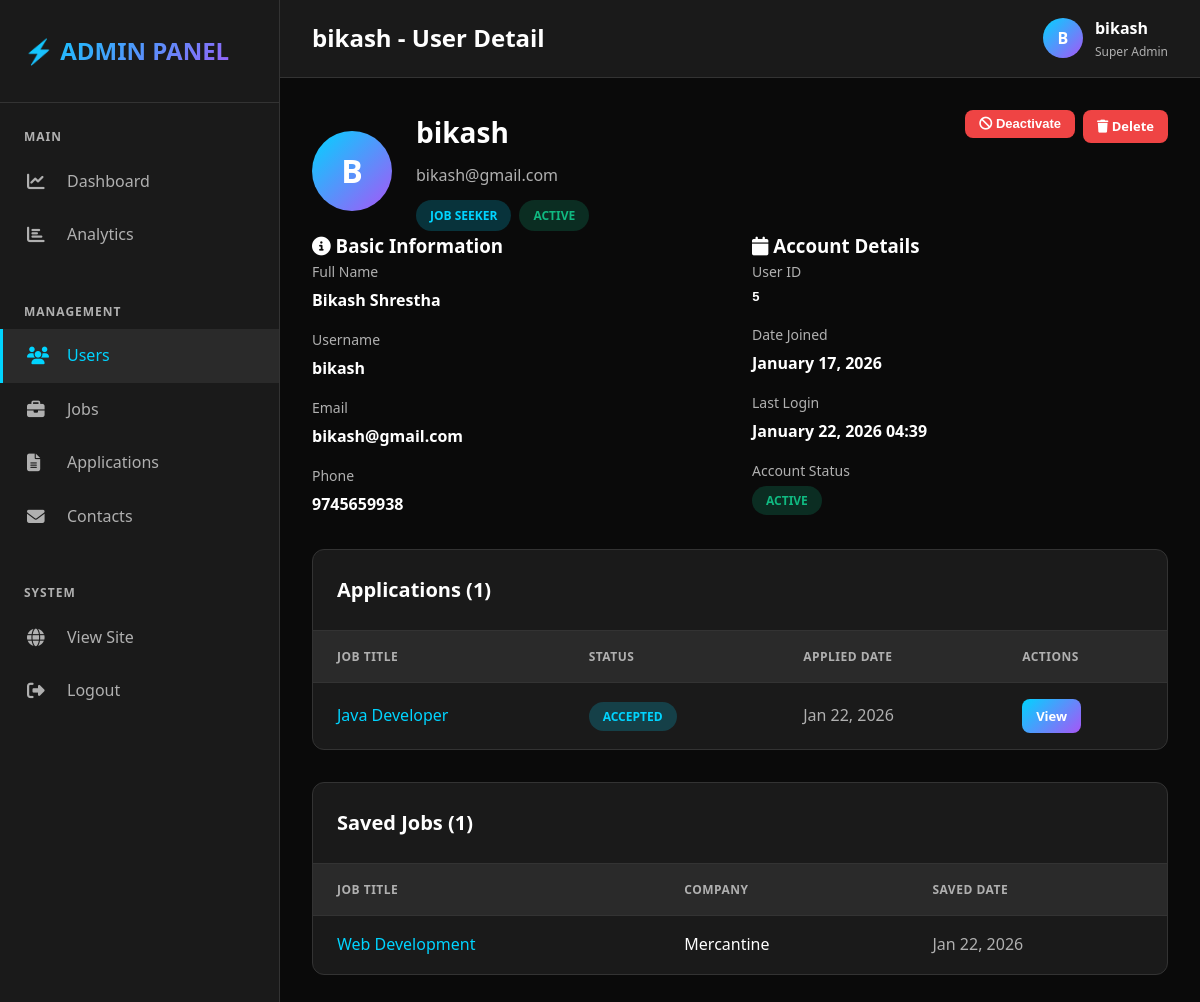
/admin-panel/users/5/ (signed in), run on the app's committed database.
### jobs/models.py (models this page shows, shortened)
class UserProfile(models.Model):
    USER_TYPES = (
        ('seeker', 'Job Seeker'),
        ('employer', 'Employer'),
    )
    user = models.OneToOneField(User, on_delete=models.CASCADE, related_name='profile')
    user_type = models.CharField(max_length=10, choices=USER_TYPES)
    phone = models.CharField(max_length=15, blank=True)
    location = models.CharField(max_length=100, blank=True)
    bio = models.TextField(blank=True)
    profile_picture = models.ImageField(upload_to='profiles/', blank=True, null=True)
    resume = models.FileField(upload_to='resumes/', blank=True, null=True)
    skills = models.TextField(blank=True, help_text="Comma separated skills")
    experience_years = models.IntegerField(default=0)
    education = models.TextField(blank=True)
    company_name = models.CharField(max_length=200, blank=True)
    company_website = models.URLField(blank=True)
    company_logo = models.ImageField(upload_to='company_logos/', blank=True, null=True)
    company_description = models.TextField(blank=True)
    created_at = models.DateTimeField(auto_now_add=True)
    updated_at = models.DateTimeField(auto_now=True)

class Application(models.Model):
    STATUS_CHOICES = (
        ('pending', 'Pending'),
        ('reviewed', 'Reviewed'),
        ('shortlisted', 'Shortlisted'),
        ('rejected', 'Rejected'),
        ('accepted', 'Accepted'),
    )
    job = models.ForeignKey(Job, on_delete=models.CASCADE, related_name='applications')
    applicant = models.ForeignKey(User, on_delete=models.CASCADE, related_name='applications')
    resume = models.FileField(upload_to='application_resumes/')
    cover_letter = models.TextField()
    contact_email = models.EmailField()
    contact_phone = models.CharField(max_length=15)
    status = models.CharField(max_length=20, choices=STATUS_CHOICES, default='pending')
    applied_date = models.DateTimeField(auto_now_add=True)
    updated_at = models.DateTimeField(auto_now=True)
    class Meta:
        ordering = ['-applied_date']
        unique_together = ['job', 'applicant']

class Job(models.Model):
    JOB_TYPES = (
        ('full-time', 'Full Time'),
        ('part-time', 'Part Time'),
        ('contract', 'Contract'),
        ('internship', 'Internship'),
        ('remote', 'Remote'),
    )
    CATEGORIES = (
        ('it', 'IT & Software'),
        ('business', 'Business'),
        ('finance', 'Finance'),
        ('marketing', 'Marketing'),
        ('sales', 'Sales'),
        ('healthcare', 'Healthcare'),
        ('education', 'Education'),
        ('engineering', 'Engineering'),
        ('other', 'Other'),
    )
    employer = models.ForeignKey(User, on_delete=models.CASCADE, related_name='jobs_posted')
    title = models.CharField(max_length=200)
    company_name = models.CharField(max_length=200)
    company_logo = models.ImageField(upload_to='job_logos/', blank=True, null=True)
    description = models.TextField()
    responsibilities = models.TextField()
    requirements = models.TextField()
    category = models.CharField(max_length=50, choices=CATEGORIES)
    job_type = models.CharField(max_length=20, choices=JOB_TYPES)
    location = models.CharField(max_length=100)
    salary_min = models.DecimalField(max_digits=10, decimal_places=2, blank=True, null=True)
    salary_max = models.DecimalField(max_digits=10, decimal_places=2, blank=True, null=True)
    experience_required = models.IntegerField(default=0, help_text="Years of experience")
    skills_required = models.TextField(help_text="Comma separated skills")
    is_active = models.BooleanField(default=True)
    posted_date = models.DateTimeField(default=timezone.now)
    deadline = models.DateField(blank=True, null=True)
    created_at = models.DateTimeField(auto_now_add=True)
    updated_at = models.DateTimeField(auto_now=True)
    class Meta:
        ordering = ['-posted_date']

class SavedJob(models.Model):
    user = models.ForeignKey(User, on_delete=models.CASCADE, related_name='saved_jobs')
    job = models.ForeignKey(Job, on_delete=models.CASCADE, related_name='saved_by')
    saved_date = models.DateTimeField(auto_now_add=True)
    class Meta:
        unique_together = ['user', 'job']

### admin_panel/views.py (the view)
    def wrap(request, *args, **kwargs):
        if not request.user.is_superuser:
            return HttpResponseForbidden("Access denied. Admin only.")
        return function(request, *args, **kwargs)

### admin_panel/templates/user_detail.html (shortened to what this page needs)
{% extends 'admin_layout.html' %}
{% block page_title %}{{ user.username }} - User Detail{% endblock %}
{% block content %}
<div class="card">
    <div style="display: flex; justify-content: space-between; align-items: start;">
        <div style="display: flex; gap: 1.5rem; align-items: center;">
            <div class="user-avatar" style="width: 80px; height: 80px; font-size: 2rem;">
                {{ user.username.0|upper }}
            </div>
            <div>
                <h2 style="margin: 0; font-size: 1.75rem;">{{ user.username }}</h2>
                <div style="color: var(--text-secondary); margin-top: 0.5rem;">
                    {{ user.email }}
                </div>
                <div style="margin-top: 0.75rem; display: flex; gap: 0.5rem;">
                    <span class="badge {% if profile.user_type == 'seeker' %}badge-blue{% else %}badge-green{% endif %}">
                        {{ profile.get_user_type_display }}
                    </span>
                    {% if user.is_active %}
                        <span class="badge badge-green">Active</span>
                    {% else %}
                        <span class="badge badge-red">Inactive</span>
                    {% endif %}
                </div>
            </div>
        </div>
        <div style="display: flex; gap: 0.5rem;">
            <form method="post" action="{% url 'admin_panel:toggle_user_status' user.id %}" style="display: inline;">
                <button type="submit" class="btn btn-small {% if user.is_active %}btn-danger{% else %}btn-success{% endif %}">
                    <i class="fas fa-{% if user.is_active %}ban{% else %}check{% endif %}"></i>
                    {% if user.is_active %}Deactivate{% else %}Activate{% endif %}
                </button>
            </form>
            <a href="{% url 'admin_panel:delete_user' user.id %}" class="btn btn-small btn-danger">
                <i class="fas fa-trash"></i> Delete
            </a>
        </div>
    </div>
</div>
<div style="display: grid; grid-template-columns: repeat(auto-fit, minmax(300px, 1fr)); gap: 1.5rem; margin-bottom: 2rem;">
    <div class="card">
        <div class="card-header">
            <h3 class="card-title"><i class="fas fa-info-circle"></i> Basic Information</h3>
        </div>
        <div class="card-body">
            <div style="display: grid; gap: 1rem;">
                <div>
                    <div style="color: var(--text-secondary); font-size: 0.875rem; margin-bottom: 0.25rem;">Full Name</div>
                    <div style="font-weight: 600;">{{ user.get_full_name|default:"Not provided" }}</div>
                </div>
                <div>
                    <div style="color: var(--text-secondary); font-size: 0.875rem; margin-bottom: 0.25rem;">Username</div>
                    <div style="font-weight: 600;">{{ user.username }}</div>
                </div>
                <div>
                    <div style="color: var(--text-secondary); font-size: 0.875rem; margin-bottom: 0.25rem;">Email</div>
                    <div style="font-weight: 600;">{{ user.email }}</div>
                </div>
                <div>
                    <div style="color: var(--text-secondary); font-size: 0.875rem; margin-bottom: 0.25rem;">Phone</div>
                    <div style="font-weight: 600;">{{ profile.phone|default:"Not provided" }}</div>
                </div>
            </div>
        </div>
    </div>
    <div class="card">
        <div class="card-header">
            <h3 class="card-title"><i class="fas fa-calendar"></i> Account Details</h3>
        </div>
        <div class="card-body">
            <div style="display: grid; gap: 1rem;">
                <div>
                    <div style="color: var(--text-secondary); font-size: 0.875rem; margin-bottom: 0.25rem;">User ID</div>
                    <div style="font-weight: 600; font-family: monospace;">{{ user.id }}</div>
                </div>
                <div>
                    <div style="color: var(--text-secondary); font-size: 0.875rem; margin-bottom: 0.25rem;">Date Joined</div>
                    <div style="font-weight: 600;">{{ user.date_joined|date:"F d, Y" }}</div>
                </div>
                <div>
                    <div style="color: var(--text-secondary); font-size: 0.875rem; margin-bottom: 0.25rem;">Last Login</div>
                    <div style="font-weight: 600;">{{ user.last_login|date:"F d, Y H:i"|default:"Never" }}</div>
                </div>
                <div>
                    <div style="color: var(--text-secondary); font-size: 0.875rem; margin-bottom: 0.25rem;">Account Status</div>
                    <div>
                        {% if user.is_active %}
                            <span class="badge badge-green">Active</span>
                        {% else %}
                            <span class="badge badge-red">Inactive</span>
                        {% endif %}
                    </div>
                </div>
            </div>
        </div>
    </div>
</div>
{% if profile.user_type == 'seeker' %}
<div class="table-container">
    <div class="table-header">
        <h3 class="table-title">Applications ({{ applications.count }})</h3>
    </div>
    <table>
        <thead>
            <tr>
                <th>Job Title</th>
                <th>Status</th>
                <th>Applied Date</th>
                <th>Actions</th>
            </tr>
        </thead>
        <tbody>
            {% for app in applications %}
            <tr>
                <td>
                    <a href="{% url 'admin_panel:job_detail' app.job.id %}" style="color: var(--accent-blue); text-decoration: none;">
                        {{ app.job.title }}
                    </a>
                </td>
                <td>
                    <span class="badge
                        {% if app.status == 'pending' %}badge-orange
                        {% elif app.status == 'shortlisted' %}badge-green
                        {% elif app.status == 'rejected' %}badge-red
                        {% else %}badge-blue{% endif %}">
                        {{ app.get_status_display }}
                    </span>
                </td>
                <td style="color: var(--text-secondary);">{{ app.applied_date|date:"M d, Y" }}</td>
                <td>
                    <a href="{% url 'admin_panel:application_detail' app.id %}" class="btn btn-small btn-primary">View</a>
                </td>
            </tr>
            {% empty %}
            <tr>
                <td colspan="4" style="text-align: center; color: var(--text-secondary); padding: 2rem;">No applications yet</td>
            </tr>
            {% endfor %}
        </tbody>
    </table>
</div>
<div class="table-container">
    <div class="table-header">
        <h3 class="table-title">Saved Jobs ({{ saved_jobs.count }})</h3>
    </div>
    <table>
        <thead>
            <tr>
                <th>Job Title</th>
                <th>Company</th>
                <th>Saved Date</th>
            </tr>
        </thead>
        <tbody>
            {% for saved in saved_jobs %}
            <tr>
                <td>
                    <a href="{% url 'admin_panel:job_detail' saved.job.id %}" style="color: var(--accent-blue); text-decoration: none;">
                        {{ saved.job.title }}
                    </a>
                </td>
                <td>{{ saved.job.company_name }}</td>
                <td style="color: var(--text-secondary);">{{ saved.saved_date|date:"M d, Y" }}</td>
            </tr>
            {% empty %}
            <tr>
                <td colspan="3" style="text-align: center; color: var(--text-secondary); padding: 2rem;">No saved jobs yet</td>
            </tr>
            {% endfor %}
        </tbody>
    </table>
</div>
{% endif %}
{% endblock %}

### admin_panel/templates/admin_layout.html (shortened to what this page needs)
<!DOCTYPE html>
<html lang="en">
  <head>
    <link
      rel="stylesheet"
      href="https://cdnjs.cloudflare.com/ajax/libs/font-awesome/6.4.0/css/all.min.css"
    />
    {% load static %}
    <link rel="stylesheet" href="{% static 'css/base.css' %}" />
  </head>
  <body>
    <aside class="sidebar">
      <div class="sidebar-header">
        <div class="sidebar-logo">⚡ ADMIN PANEL</div>
      </div>
      <nav class="sidebar-menu">
        <div class="menu-section">
          <div class="menu-section-title">Main</div>
          <a
            href="{% url 'admin_panel:dashboard' %}"
            class="menu-item {% if request.resolver_match.url_name == 'dashboard' %}active{% endif %}"
          >
            <i class="fas fa-chart-line"></i>
            <span>Dashboard</span>
          </a>
          <a
            href="{% url 'admin_panel:analytics' %}"
            class="menu-item {% if request.resolver_match.url_name == 'analytics' %}active{% endif %}"
          >
            <i class="fas fa-chart-bar"></i>
            <span>Analytics</span>
          </a>
        </div>
        <div class="menu-section">
          <div class="menu-section-title">Management</div>
          <a
            href="{% url 'admin_panel:manage_users' %}"
            class="menu-item {% if 'users' in request.path %}active{% endif %}"
          >
            <i class="fas fa-users"></i>
            <span>Users</span>
          </a>
          <a
            href="{% url 'admin_panel:manage_jobs' %}"
            class="menu-item {% if 'jobs' in request.path and 'admin_panel' in request.path %}active{% endif %}"
          >
            <i class="fas fa-briefcase"></i>
            <span>Jobs</span>
          </a>
          <a
            href="{% url 'admin_panel:manage_applications' %}"
            class="menu-item {% if 'applications' in request.path %}active{% endif %}"
          >
            <i class="fas fa-file-alt"></i>
            <span>Applications</span>
          </a>
          <a
            href="{% url 'admin_panel:manage_contacts' %}"
            class="menu-item {% if 'contacts' in request.path %}active{% endif %}"
          >
            <i class="fas fa-envelope"></i>
            <span>Contacts</span>
          </a>
        </div>
        <div class="menu-section">
          <div class="menu-section-title">System</div>
          <a href="{% url 'jobs:home' %}" class="menu-item">
            <i class="fas fa-globe"></i>
            <span>View Site</span>
          </a>
          <a href="{% url 'jobs:logout' %}" class="menu-item">
            <i class="fas fa-sign-out-alt"></i>
            <span>Logout</span>
          </a>
        </div>
      </nav>
    </aside>
    <div class="main-content">
      <header class="topbar">
        <h1 class="topbar-title">
          {% block page_title %}Dashboard{% endblock %}
        </h1>
        <div class="topbar-actions">
          <div class="user-info">
            <div class="user-avatar">{{ user.username.0|upper }}</div>
            <div>
              <div style="font-weight: 600">{{ user.username }}</div>
              <div style="font-size: 0.75rem; color: var(--text-secondary)">
                Super Admin
              </div>
            </div>
          </div>
        </div>
      </header>
      <div class="content">{% block content %}{% endblock %}</div>
    </div>
  </body>
</html>

### data on the page
UserProfile: user_type "JOB SEEKER", phone "9745659938"
Application: job "Java Developer", status "ACCEPTED", applied_date "Jan 22, 2026"
SavedJob: job "Web Development", job.company_name "Mercantine", saved_date "Jan 22, 2026"

### other printed values
{{ user.username }} "bikash"
{{ user.username.0|upper }} "B"
{{ user.email }} "bikash@gmail.com"
{{ user.get_full_name|default:"Not provided" }} "Bikash Shrestha"
{{ user.id }} "5"
{{ user.date_joined|date:"F d, Y" }} "January 17, 2026"
{{ user.last_login|date:"F d, Y H:i"|default:"Never" }} "January 22, 2026 04:39"
{{ applications.count }} "1"
{{ saved_jobs.count }} "1"
